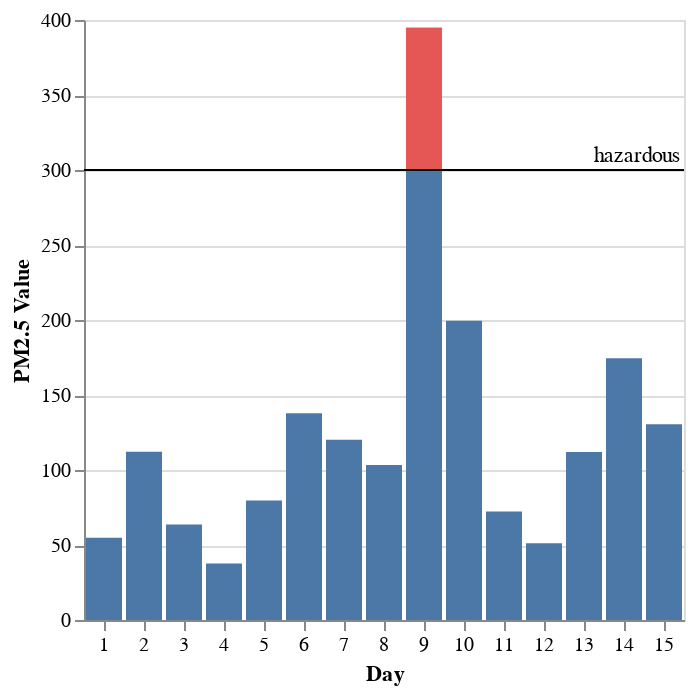

Notebook source saved alongside this figure:
### Code cell
layerBarAnnotations =
    let label = description "The PM2.5 value of Beijing observed 15 days, highlighting the days when PM2.5 level is hazardous to human health. Data source https://chartaccent.github.io/chartaccent.html"

        days = map fromIntegral [1::Int .. 15]
        values = [54.8, 112.1, 63.6, 37.6, 79.7, 137.9, 120.1, 103.3, 394.8, 199.5, 72.3, 51.1, 112.0, 174.5, 130.5]
        dvals = dataFromColumns []
                  . dataColumn "Day" (Numbers days)
                  . dataColumn "Value" (Numbers values)

        threshold = dataFromRows [] (dataRow [("ThresholdValue", Number 300), ("Threshold", Str "hazardous")] [])
 
        posX extra = position X ([PName "Day", PmType Ordinal] ++ extra)
        
        encBar = encoding
                   . posX [PAxis [AxLabelAngle 0]]
                   . position Y [PName "Value", PmType Quantitative]
        encLine = encoding
                    . posX []
                    . position Y [PName "baseline", PmType Quantitative]
                    . position Y2 [PName "Value"]
                    . color [MString "#e45755"]
        
        transLine = transform
                       . filter (FExpr "datum.Value >= 300")
                       . calculateAs "300" "baseline"
                    
        specBar = asSpec [mark Bar [], encBar []]
        specLine = asSpec [mark Bar [], transLine [], encLine []]
        lyrBar = asSpec [dvals [], layer [specBar, specLine]]

        encRule = encoding . position Y [PName "ThresholdValue", PmType Quantitative]
        encText = encoding
                    . position X [PWidth]
                    . position Y [PName "ThresholdValue", PmType Quantitative, PAxis [AxTitle "PM2.5 Value"]]
                    . text [TName "Threshold", TmType Ordinal]
                  
        textOpts = [MAlign AlignRight, MBaseline AlignBottom, MdX (-2), MdY (-2)]
        specRule = asSpec [mark Rule [], encRule []]
        specText = asSpec [mark Text textOpts, encText []]
        lyrThresh = asSpec [threshold, layer [specRule, specText]]

        layers = layer [lyrBar, lyrThresh]

    in toVegaLite [label, layers]

vlShow layerBarAnnotations

### Figure 1 — Vega-Lite specification as saved in the notebook (floating-point values rounded to 4 significant figures)
{"$schema": "https://vega.github.io/schema/vega-lite/v4.json", "description": "The PM2.5 value of Beijing observed 15 days, highlighting the days when PM2.5 level is hazardous to human health. Data source https://chartaccent.github.io/chartaccent.html", "layer": [{"data": {"values": [{"Day": 1, "Value": 54.8}, {"Day": 2, "Value": 112.1}, {"Day": 3, "Value": 63.6}, {"Day": 4, "Value": 37.6}, {"Day": 5, "Value": 79.7}, {"Day": 6, "Value": 137.9}, {"Day": 7, "Value": 120.1}, {"Day": 8, "Value": 103.3}, {"Day": 9, "Value": 394.8}, {"Day": 10, "Value": 199.5}, {"Day": 11, "Value": 72.3}, {"Day": 12, "Value": 51.1}, {"Day": 13, "Value": 112}, {"Day": 14, "Value": 174.5}, {"Day": 15, "Value": 130.5}]}, "layer": [{"encoding": {"x": {"axis": {"labelAngle": 0}, "field": "Day", "type": "ordinal"}, "y": {"field": "Value", "type": "quantitative"}}, "mark": "bar"}, {"encoding": {"color": {"value": "#e45755"}, "x": {"field": "Day", "type": "ordinal"}, "y": {"field": "baseline", "type": "quantitative"}, "y2": {"field": "Value"}}, "mark": "bar", "transform": [{"filter": "datum.Value >= 300"}, {"as": "baseline", "calculate": "300"}]}]}, {"data": {"values": [{"Threshold": "hazardous", "ThresholdValue": 300}]}, "layer": [{"encoding": {"y": {"field": "ThresholdValue", "type": "quantitative"}}, "mark": "rule"}, {"encoding": {"text": {"field": "Threshold", "type": "ordinal"}, "x": {"value": "width"}, "y": {"axis": {"title": "PM2.5 Value"}, "field": "ThresholdValue", "type": "quantitative"}}, "mark": {"align": "right", "baseline": "bottom", "dx": -2, "dy": -2, "type": "text"}}]}]}
